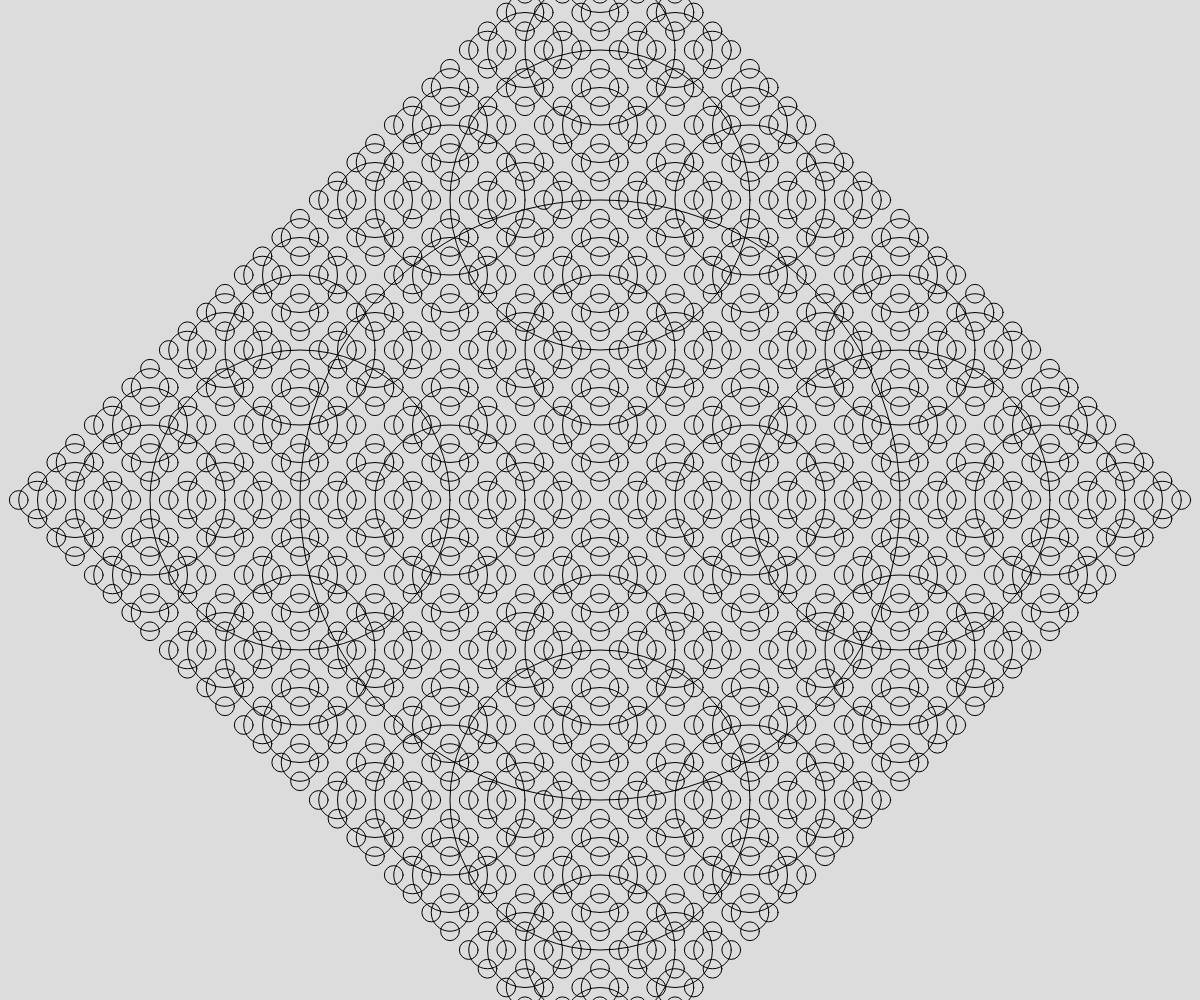
Frame 1 (no input)
Frame 60 (no input): identical to frame 1, image omitted
Frame 120 (the mouse pressed at the canvas centre since frame 60): identical to frame 1, image omitted

The p5.js sketch that drew this single still picture (run headless with seeded random() and noise() and a simulated clock; from frame 60 on, the mouse is pressed at the canvas centre):

// p5.js sketch
// ── sketch.js
// 17 - Craeting Fractals
// Tanya
// Date
// 


function setup() {
  createCanvas(windowWidth, windowHeight);
}

function draw() {
  background(220);
  //concentricCircle(width);
  //cantor(width*0.1, height*0.3, width*0.8, 7);
  noFill();
  circleFractal(width/2, height/2, width/2, 6);
}

function circleFractal(x, y, diameter, depth){
  if(depth > 0){
    circle(x, y, diameter);
    circleFractal(x-diameter/2, y, diameter/2, depth -1);
    circleFractal(x+diameter/2, y, diameter/2, depth -1);
    circleFractal(x, y+diameter/2, diameter/2, depth -1);
    circleFractal(x, y-diameter/2, diameter/2, depth -1);
  }
}

function cantor(x, y, length, depth){
  if(depth > 1){
    rect(x,y,length, 10);
    y += 20;
    cantor(x, y, length/3, depth - 1);
    cantor(x + length*2/3, y, length/3, depth - 1);
  }
}

function concentricCircle(diameter){
  if(diameter > 10){
  circle(width/2, height/2, diameter);
  concentricCircle(diameter - 10);
  }
}
